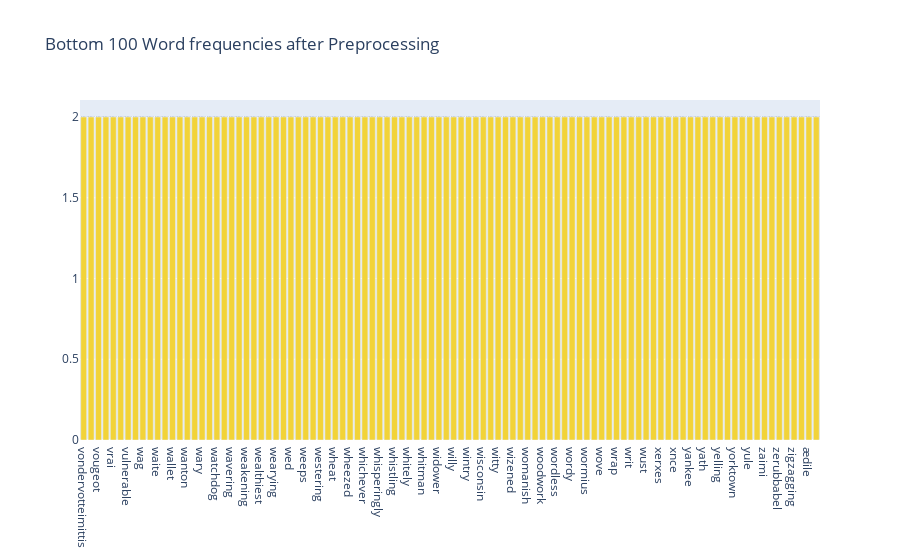

The code cell stored with this chart in its notebook:
### Code cell
# Plotting the Plot.ly plot for the Top 50 word frequencies
data = [go.Bar(
            x = x[-100:],
            y = y[-100:],
            marker= dict(colorscale='Portland',
                         color = y[-100:]
                        ),
            text='Word counts'
    )]

layout = go.Layout(
    title='Bottom 100 Word frequencies after Preprocessing'
)

fig = go.Figure(data=data, layout=layout)

py.iplot(fig, filename='basic-bar')

### Figure 1 — Plotly figure (JSON) as saved in the notebook; plotly's stock layout.template omitted (floating-point values rounded to 4 significant figures)
{"data": [{"marker": {"color": [2, 2, 2, 2, 2, 2, 2, 2, 2, 2, 2, 2, 2, 2, 2, 2, 2, 2, 2, 2, 2, 2, 2, 2, 2, 2, 2, 2, 2, 2, 2, 2, 2, 2, 2, 2, 2, 2, 2, 2, 2, 2, 2, 2, 2, 2, 2, 2, 2, 2, 2, 2, 2, 2, 2, 2, 2, 2, 2, 2, 2, 2, 2, 2, 2, 2, 2, 2, 2, 2, 2, 2, 2, 2, 2, 2, 2, 2, 2, 2, 2, 2, 2, 2, 2, 2, 2, 2, 2, 2, 2, 2, 2, 2, 2, 2, 2, 2, 2, 2], "colorscale": [[0, "rgb(12,51,131)"], [0.25, "rgb(10,136,186)"], [0.5, "rgb(242,211,56)"], [0.75, "rgb(242,143,56)"], [1, "rgb(217,30,30)"]]}, "text": "Word counts", "type": "bar", "x": ["vondervotteimittis", "votary", "vougeot", "vowel", "vrai", "vulgarly", "vulnerable", "waddle", "wag", "wainscot", "waite", "wale", "wallet", "wane", "wanton", "warn", "wary", "wast", "watchdog", "waver", "wavering", "waylayings", "weakening", "wealthier", "wealthiest", "wearily", "wearying", "webbed", "wed", "weekly", "weeps", "well", "westering", "westmorland", "wheat", "wheeled", "wheezed", "whereof", "whichever", "whir", "whisperingly", "whistle", "whistling", "whit", "whitely", "whitened", "whitman", "wholesale", "widower", "wield", "willy", "windward", "wintry", "wiping", "wisconsin", "wither", "witty", "wizardry", "wizened", "wolejko", "womanish", "womb", "woodwork", "woolwich", "wordless", "wordsworth", "wordy", "worker", "wormius", "wouldst", "wove", "wraith", "wrap", "wrestled", "writ", "wudn", "wust", "xari", "xerxes", "xii", "xnce", "xwl", "yankee", "yarn", "yath", "yea", "yelling", "yoke", "yorktown", "youngish", "yule", "yuletide", "zaimi", "zar", "zerubbabel", "zigzag", "zigzagging", "zodiacal", "ædile", "æronaut"], "y": [2, 2, 2, 2, 2, 2, 2, 2, 2, 2, 2, 2, 2, 2, 2, 2, 2, 2, 2, 2, 2, 2, 2, 2, 2, 2, 2, 2, 2, 2, 2, 2, 2, 2, 2, 2, 2, 2, 2, 2, 2, 2, 2, 2, 2, 2, 2, 2, 2, 2, 2, 2, 2, 2, 2, 2, 2, 2, 2, 2, 2, 2, 2, 2, 2, 2, 2, 2, 2, 2, 2, 2, 2, 2, 2, 2, 2, 2, 2, 2, 2, 2, 2, 2, 2, 2, 2, 2, 2, 2, 2, 2, 2, 2, 2, 2, 2, 2, 2, 2]}], "layout": {"title": {"text": "Bottom 100 Word frequencies after Preprocessing"}}}
